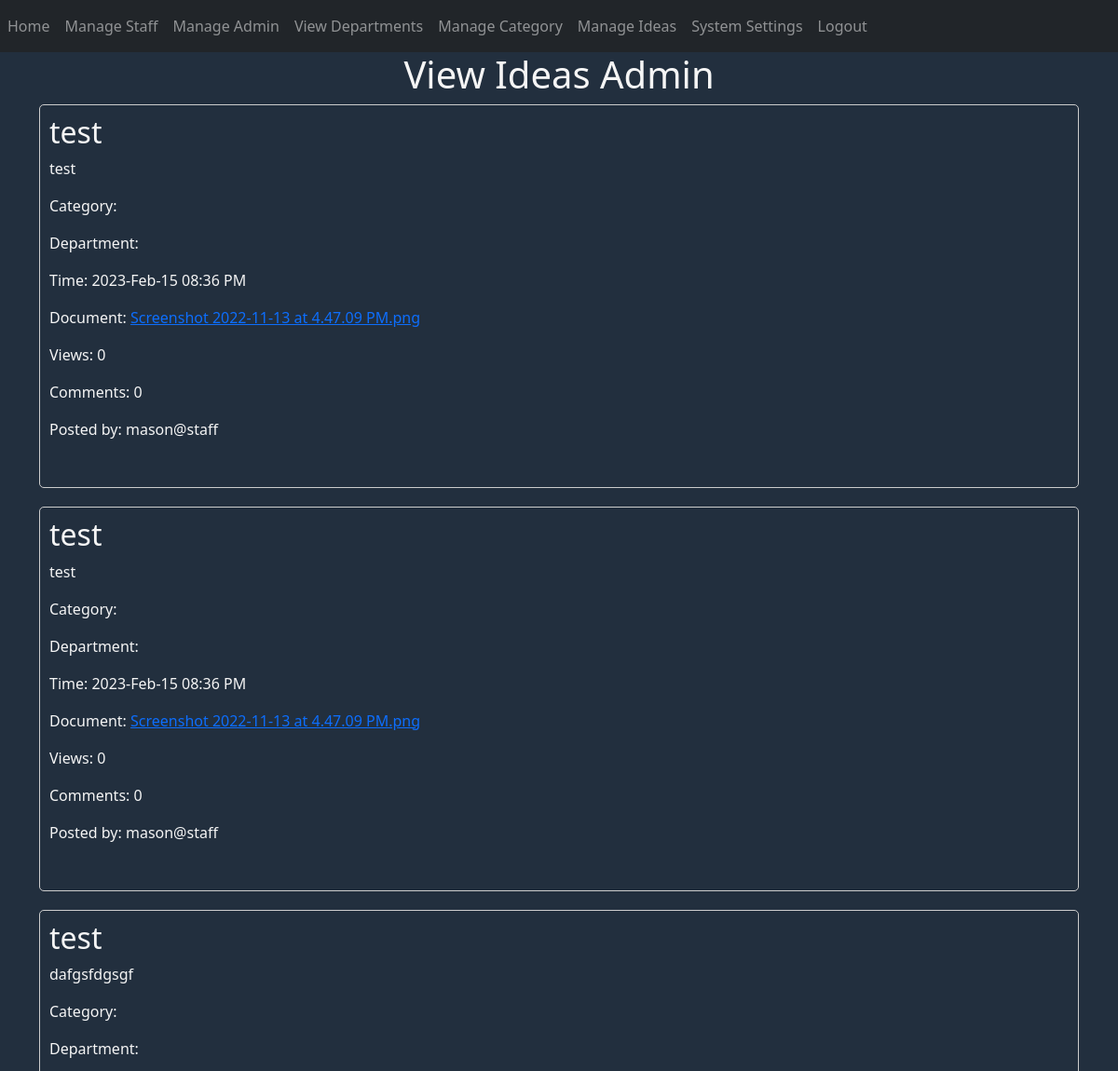
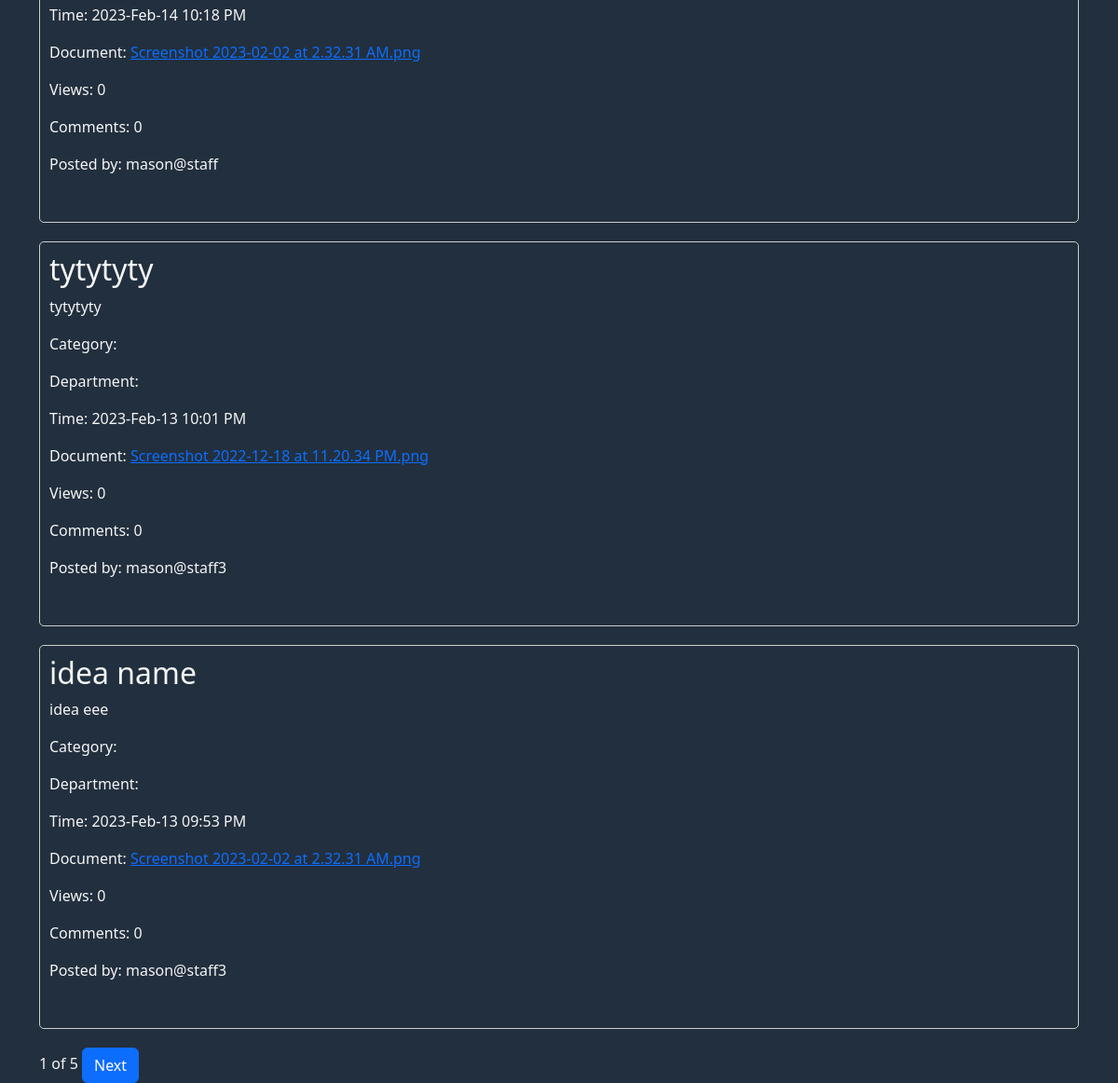
Page /admin-home (signed in) on the earlier database version (2 pictures, top to bottom).
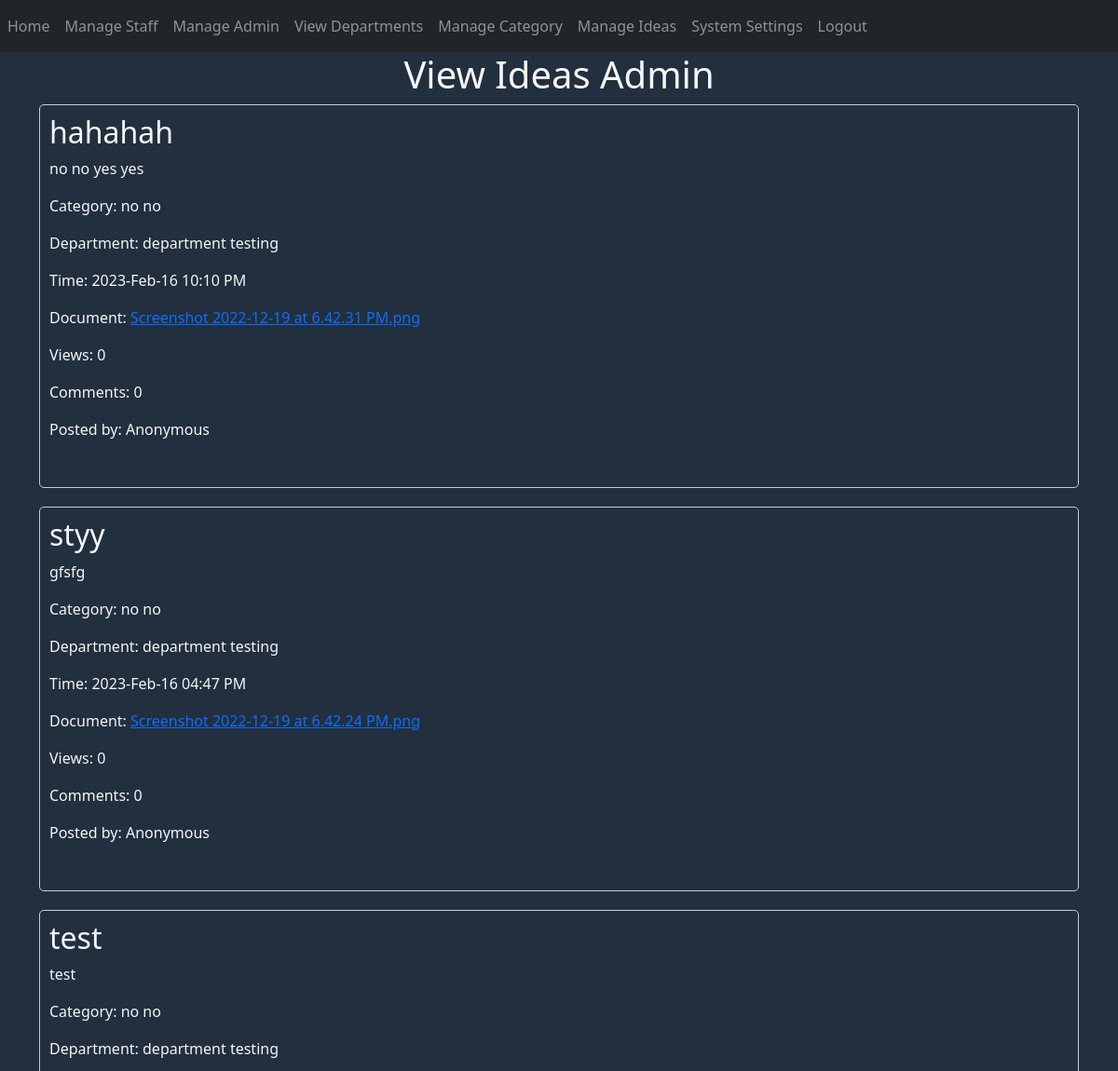
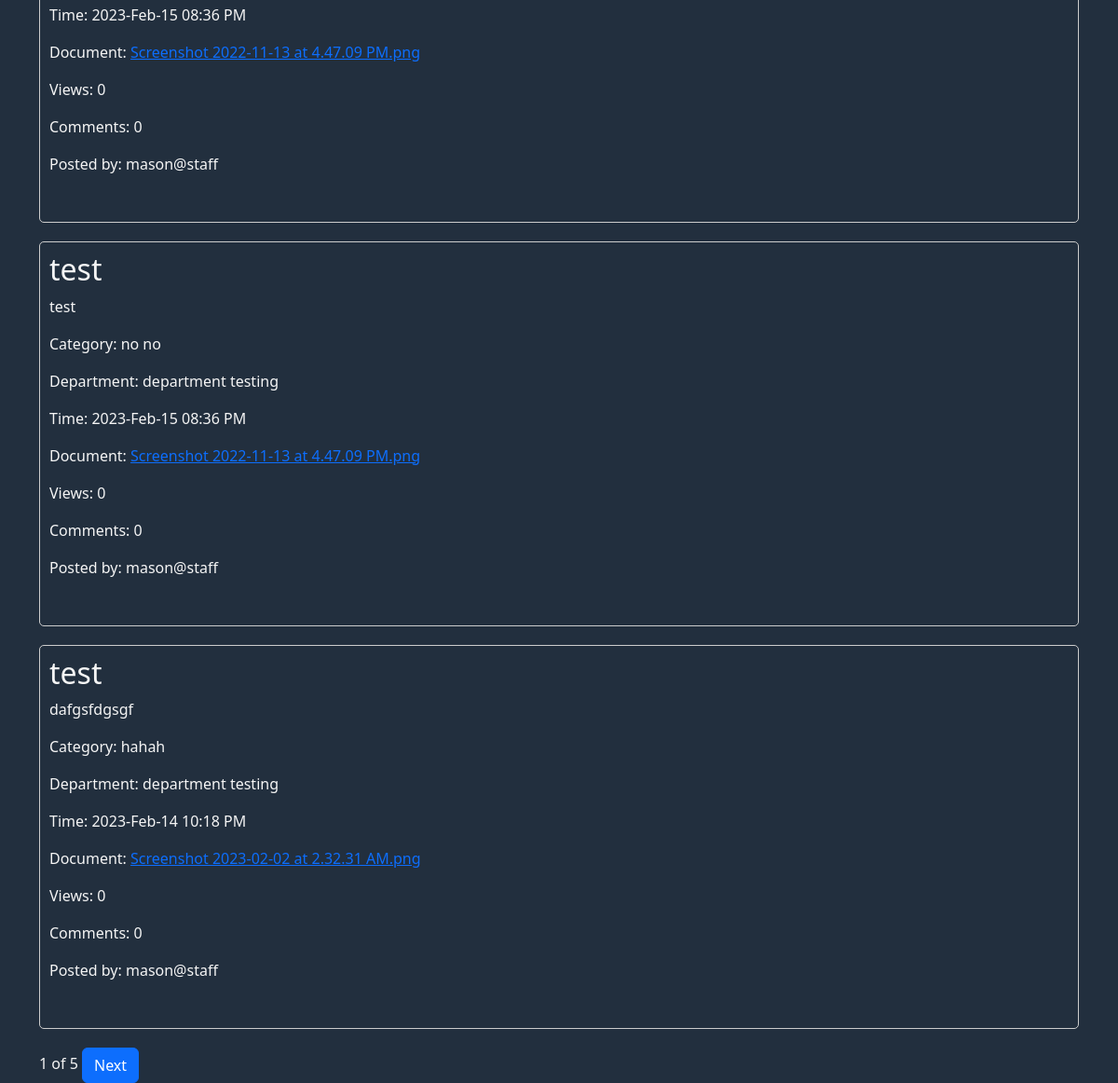
Same page on the later database version (2 pictures, top to bottom).
### website/models.py (models this page shows, shortened)
class Ideas(db.Model, UserMixin):
    id = db.Column(db.Integer, primary_key=True)
    staff_id = db.Column(db.Integer, db.ForeignKey('staff.id'))
    staff = db.relationship('Staff', backref='ideas')
    title = db.Column(db.String(150))
    category = db.Column(db.Integer, db.ForeignKey('category.id'))
    time = db.Column(db.DateTime(timezone=True), default=func.now())
    description = db.Column(db.String(1000))
    document = db.Column(db.String(150), nullable=False)
    anon = db.Column(Boolean, default=False)
    like = db.Column(db.Integer)
    dislike = db.Column(db.Integer)
    view_count = db.Column(db.Integer)
    comment_count = db.Column(db.Integer)
    comment = db.relationship('Comments')
    like_dislike_count = db.relationship('Like')

class Staff(db.Model, UserMixin):
    id = db.Column(db.Integer, primary_key=True)
    name = db.Column(db.String(150))
    department = db.Column(db.Integer, db.ForeignKey('department.id'))
    nrc = db.Column(db.String(150))
    role = db.Column(db.String(150))
    email = db.Column(db.String(150), unique=True)
    phone_no = db.Column(db.String(150), unique=True)
    address = db.Column(db.String(255))
    username = db.Column(db.String(150))
    password = db.Column(db.String(150))
    notification = db.relationship('Notifications')
    idea = db.relationship('Ideas')
    comment = db.relationship('Comments')
    like_dislike_count = db.relationship('Like')

class Category(db.Model, UserMixin):
    id = db.Column(db.Integer, primary_key=True)
    name = db.Column(db.String(150))

class Department(db.Model, UserMixin):
    id = db.Column(db.Integer, primary_key=True)
    name = db.Column(db.String(150))
    staff = db.relationship('Staff')

### website/auth.py (the view)
@auth.route('/admin-home', methods=['GET', 'POST'])
@login_required
def admin_home():
    page = request.args.get('page', 1, type=int)
    ideas = Ideas.query.order_by(Ideas.time.desc()).paginate(page=page, per_page=5)
    categories = Category.query.all()
    departments = Department.query.all()
    category_list = {}
    department_list = {}
    for cat in categories:
        category_list[cat.id] = cat.name
    for dep in departments:
        department_list[dep.id] = dep.name
    print(department_list)
    return render_template('admin_home.html', ideas=ideas, user=current_user,
                           categories=category_list, departments=department_list)

### website/__init__.py (called while the page is built)
def create_app():
    app = Flask(__name__)
    app.config['SECRET_KEY'] = 'hjshjhdjah kjshkjdhjs'
    app.config['SQLALCHEMY_DATABASE_URI'] = f'sqlite:///{DB_NAME}'
    db.init_app(app)
    from .views import views
    from .auth import auth
    app.register_blueprint(views, url_prefix='/')
    app.register_blueprint(auth, url_prefix='/')
    from .models import Staff, Department, Comments, Category, Notifications, Admin, Ideas, Like, Settings
    with app.app_context():
        db.create_all()
    login_manager = LoginManager()
    login_manager.login_view = 'auth.login'
    login_manager.init_app(app)
    @login_manager.user_loader
    def load_user(id):
        return Staff.query.get(int(id))
    return app

### website/templates/admin_home.html (shortened to what this page needs)
{% extends "base2.html" %}
{% block content %}
<h1 align="center">View Ideas Admin</h1>
<link rel="stylesheet" href="/static/ideas.css"/>
    <form method="POST">
      {% for idea in ideas.items %}
<div class="idea-box">
  <h2>{{ idea.title }}</h2>
  <p>{{ idea.description }}</p>
  <p>Category: {{ categories[idea.category] }}</p>
  <p>Department: {{ departments[idea.staff.department] }}</p>
  <p>Time: {{ idea.time.strftime('%Y-%b-%d %I:%M %p') }}</p>
  <p>Document: <a href="{{ url_for('views.home', filename=idea.document) }}">{{ idea.document }}</a></p>
  <p>Views: {{ idea.view_count }}</p>
  <p>Comments: {{ idea.comment_count }}</p>
  <p>Posted by: {% if idea.anon %}Anonymous{% else %}{{ idea.staff.name }}{% endif %}</p>
  <br>
</div>
{% endfor %}
    </form>
    <span class="pagination-info">{{ ideas.page }} of {{ ideas.pages }}</span>
    {% if ideas.has_next %}
    <a href="{{ url_for('auth.admin_home', page=ideas.next_num) }}" class="btn btn-primary">Next</a>
    {% endif %}
{% endblock %}

Differences in the rows shown:
no longer on this page (row edited): Ideas: title "tytytyty", description "tytytyty", time "2023-Feb-13 10:01 PM", document "Screenshot 2022-12-18 at 11.20.34 PM.png", view_count "0", comment_count "0", staff.name "mason@staff3"
no longer on this page (row edited): Ideas: title "idea name", description "idea eee", time "2023-Feb-13 09:53 PM", document "Screenshot 2023-02-02 at 2.32.31 AM.png", view_count "0", comment_count "0", staff.name "mason@staff3"
added Ideas: title "hahahah", description "no no yes yes", category.name "no no", time "2023-Feb-16 10:10 PM", document "Screenshot 2022-12-19 at 6.42.31 PM.png", view_count "0", comment_count "0", anon "Anonymous"
now on this page (row edited): Staff: department.name "department testing"
added Ideas: title "styy", description "gfsfg", category.name "no no", time "2023-Feb-16 04:47 PM", document "Screenshot 2022-12-19 at 6.42.24 PM.png", view_count "0", comment_count "0", anon "Anonymous"
changed Ideas (number 3 of 5 on the later page): category.name (not shown) → "no no"
changed Ideas (number 4 of 5 on the later page): category.name (not shown) → "no no"
changed Ideas "dafgsfdgsgf": category.name (not shown) → "hahah"
